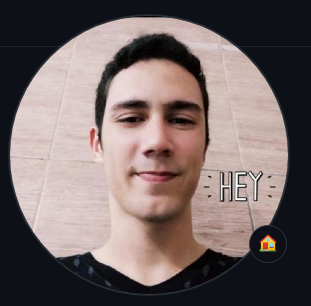
#> input picture andrew.png, 311 x 306 px
$ python teste3_reconhecendo_rostos.py
#> lines starting #> are read from the running program, lines starting #| are printed output that depends on the picture; after the words box and inside, x2 and y2 are one past the last pixel; in counts of white or black regions, pixels touching at a corner belong together
import cv2
import sys

# Get user supplied values
imagePath = 'andrew.png'
cascPath = cv2.data.haarcascades + "haarcascade_frontalface_default.xml"

# Create the haar cascade
faceCascade = cv2.CascadeClassifier(cascPath)

# Read the image
image = cv2.imread(imagePath)
#> image is the input picture: shape (306, 311, 3); mean B, G, R 103.2, 104.3, 117.6
gray = cv2.cvtColor(image, cv2.COLOR_BGR2GRAY)
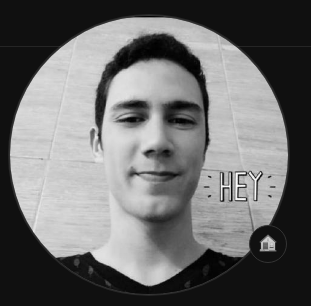
#> gray: shape (306, 311); min 0, max 254, mean 108

# Detect faces in the image
faces = faceCascade.detectMultiScale(
    gray,
    scaleFactor=1.1,
    minNeighbors=5,
    minSize=(30, 30),
    flags = cv2.FONT_HERSHEY_SIMPLEX
)
#> faces = [[85, 59, 144, 144]]

print("Found {0} faces!".format(len(faces)))
#| Found 1 faces!

# Draw a rectangle around the faces
for (x, y, w, h) in faces:
    cv2.rectangle(image, (x, y), (x+w, y+h), (0, 255, 0), 2)
#> this loop made 1 pass
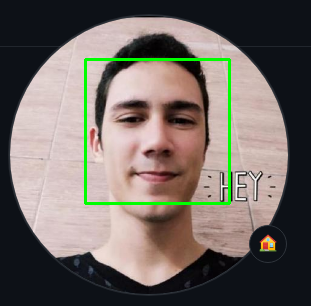
#> image: shape (306, 311, 3); 1.81% of pixels changed, all inside (x1, y1, x2, y2) = (84, 58, 231, 205)

cv2.imshow("Faces found", image)
cv2.waitKey(0)

$ run again, with pessoas.jpg saved as andrew.png
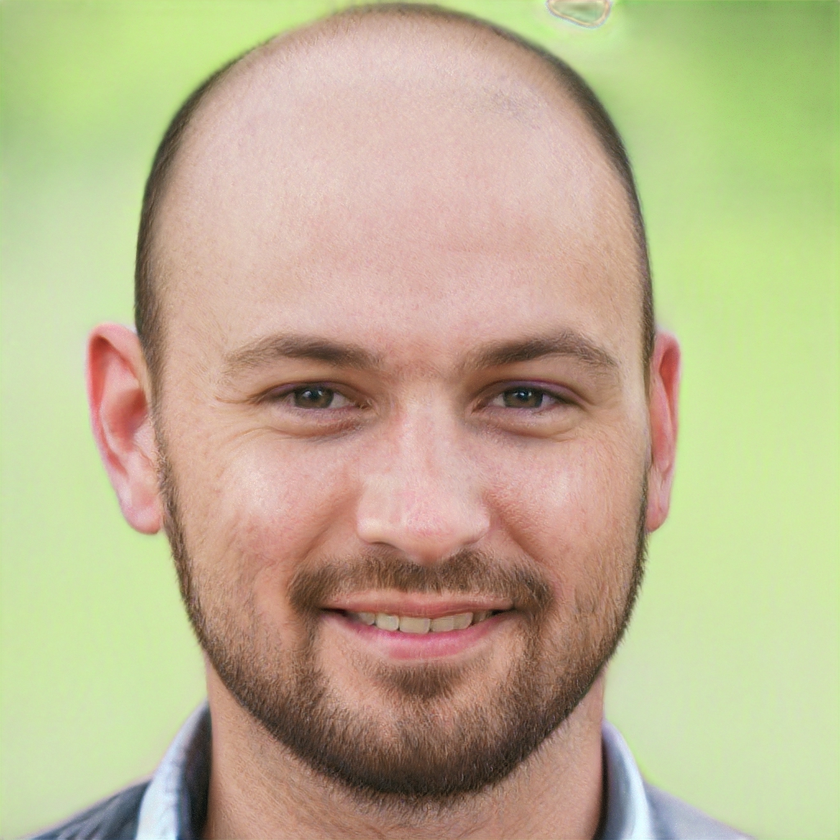
#> input picture pessoas.jpg, 840 x 840 px, shrunk from 1024 x 1024 before the run
#> image is the input picture: shape (840, 840, 3); mean B, G, R 144.8, 179.7, 189.8
#> `gray = cv2.cvtColor(image, cv2.COLOR_BGR2GRAY)`:
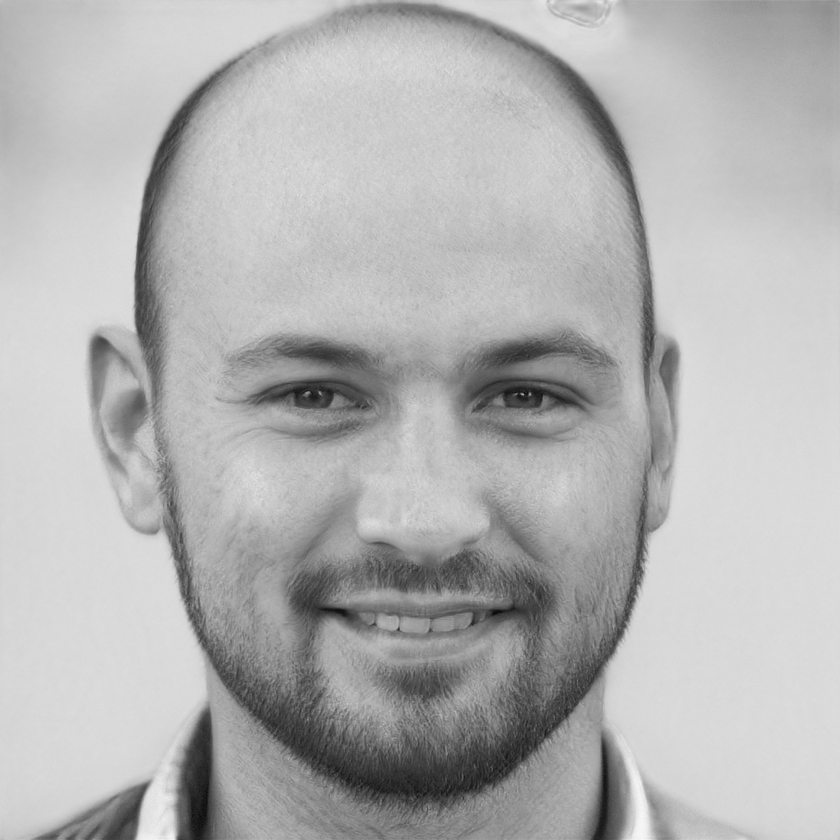
#> gray: shape (840, 840); min 10, max 248, mean 178.7
#> faces = [[125, 167, 594, 594]]
#| Found 1 faces!
#> the loop `for (x, y, w, h) in faces:` made 1 pass
#> after the loop `for (x, y, w, h) in faces:`:
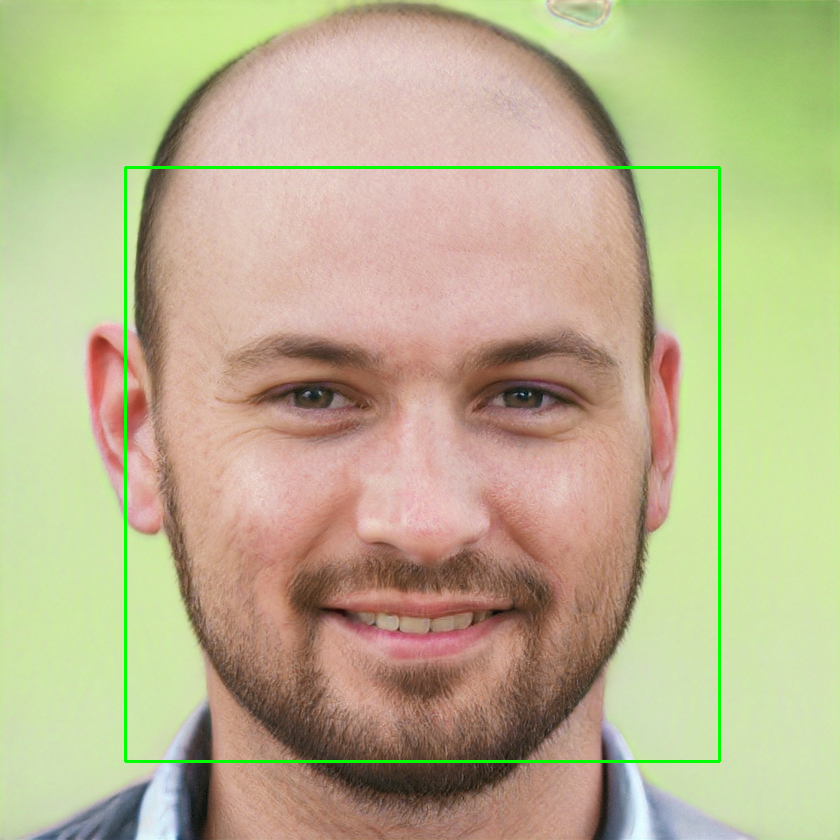
#> image: shape (840, 840, 3); 1.01% of pixels changed, all inside (x1, y1, x2, y2) = (124, 166, 721, 763)
